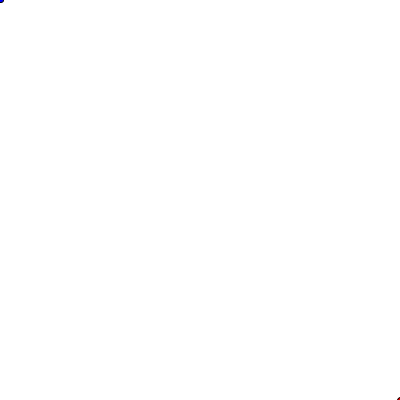
Frame 1 (no input)
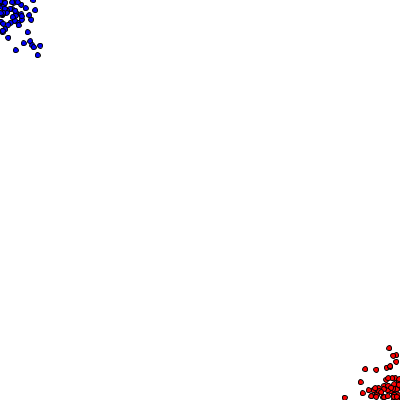
Frame 60 (the mouse pressed at the canvas centre just before this capture)
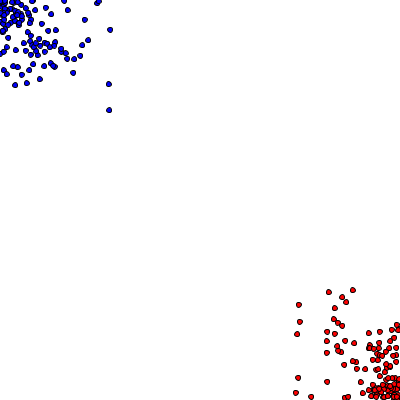
Frame 120 (the mouse held since frame 60 and released just before this capture)

The Processing sketch that drew these frames (run headless with seeded random() and noise(); from frame 60 on, the mouse is pressed at the canvas centre):

// Processing sketch: processing_167623
// ── processing_167623.pde

float a = 1;
float b = 1;
float c = 400;
float d = 400;

void setup() {
  size(400, 400);
  background(255);

}

//battle
void draw() {
    float r=random(0,a);
    float r2=random(0,b);
    float r3=random(d,400);
    float r4=random(c,400);
fill(0,0,255);
stroke(0);

ellipse(r,r2,5,5);
a = a +1;
b = b +1;

fill(255,0,0);
ellipse(r3,r4,5,5);
c = c -1;
d = d -1;

}
